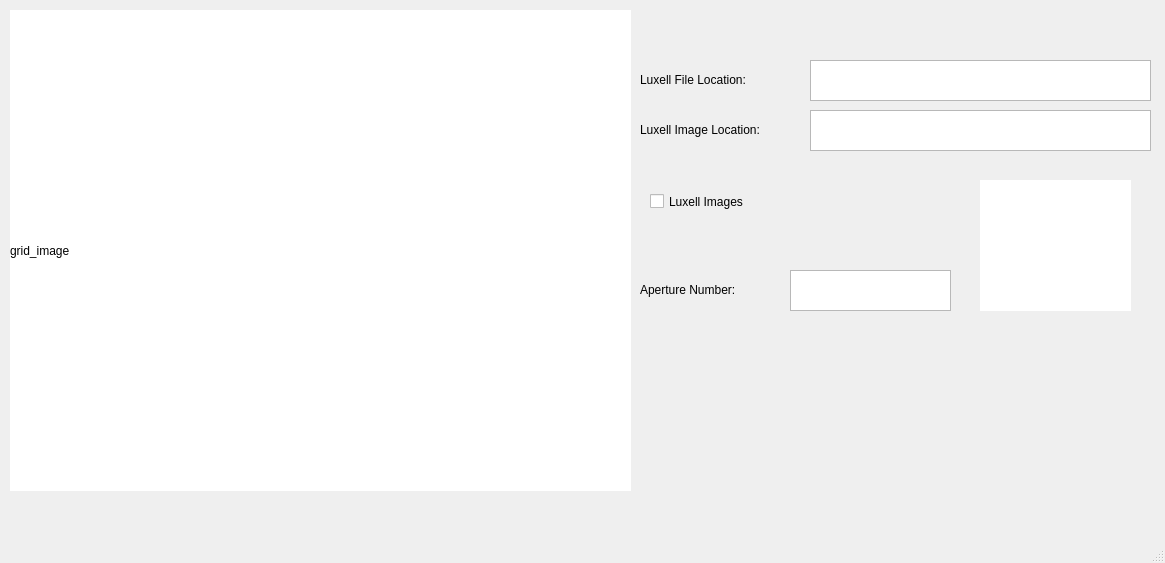
<?xml version="1.0" encoding="UTF-8"?>
<ui version="4.0">
 <class>MainWindow</class>
 <widget class="QMainWindow" name="MainWindow">
  <property name="geometry">
   <rect>
    <x>0</x>
    <y>0</y>
    <width>1165</width>
    <height>563</height>
   </rect>
  </property>
  <property name="windowTitle">
   <string>MainWindow</string>
  </property>
  <widget class="QWidget" name="centralwidget">
   <widget class="QLabel" name="grid_image">
    <property name="geometry">
     <rect>
      <x>10</x>
      <y>10</y>
      <width>621</width>
      <height>481</height>
     </rect>
    </property>
    <property name="styleSheet">
     <string notr="true">background: rgb(255,255,255)</string>
    </property>
    <property name="text">
     <string>grid_image</string>
    </property>
   </widget>
   <widget class="QLabel" name="luxell_image_string_label">
    <property name="geometry">
     <rect>
      <x>640</x>
      <y>120</y>
      <width>161</width>
      <height>19</height>
     </rect>
    </property>
    <property name="text">
     <string>Luxell Image Location:</string>
    </property>
   </widget>
   <widget class="QLabel" name="label">
    <property name="geometry">
     <rect>
      <x>640</x>
      <y>280</y>
      <width>131</width>
      <height>19</height>
     </rect>
    </property>
    <property name="text">
     <string>Aperture Number:</string>
    </property>
   </widget>
   <widget class="QTextEdit" name="textEdit_Luxell_file_location">
    <property name="geometry">
     <rect>
      <x>810</x>
      <y>60</y>
      <width>341</width>
      <height>41</height>
     </rect>
    </property>
   </widget>
   <widget class="QTextEdit" name="DisplayApertureNum">
    <property name="geometry">
     <rect>
      <x>790</x>
      <y>270</y>
      <width>161</width>
      <height>41</height>
     </rect>
    </property>
   </widget>
   <widget class="QCheckBox" name="cbx_LuxellImages">
    <property name="geometry">
     <rect>
      <x>650</x>
      <y>190</y>
      <width>141</width>
      <height>23</height>
     </rect>
    </property>
    <property name="text">
     <string>Luxell Images</string>
    </property>
   </widget>
   <widget class="QTextEdit" name="textEdit_Luxell_image_location_2">
    <property name="geometry">
     <rect>
      <x>810</x>
      <y>110</y>
      <width>341</width>
      <height>41</height>
     </rect>
    </property>
   </widget>
   <widget class="QLabel" name="luxell_image_string_label_2">
    <property name="geometry">
     <rect>
      <x>640</x>
      <y>70</y>
      <width>161</width>
      <height>19</height>
     </rect>
    </property>
    <property name="text">
     <string>Luxell File Location:</string>
    </property>
   </widget>
   <widget class="QLabel" name="warning_image">
    <property name="geometry">
     <rect>
      <x>980</x>
      <y>180</y>
      <width>151</width>
      <height>131</height>
     </rect>
    </property>
    <property name="styleSheet">
     <string notr="true">background: rgb(255,255,255)</string>
    </property>
    <property name="text">
     <string/>
    </property>
   </widget>
  </widget>
  <widget class="QMenuBar" name="menubar">
   <property name="geometry">
    <rect>
     <x>0</x>
     <y>0</y>
     <width>1165</width>
     <height>31</height>
    </rect>
   </property>
  </widget>
  <widget class="QStatusBar" name="statusbar"/>
 </widget>
 <resources/>
 <connections/>
</ui>
